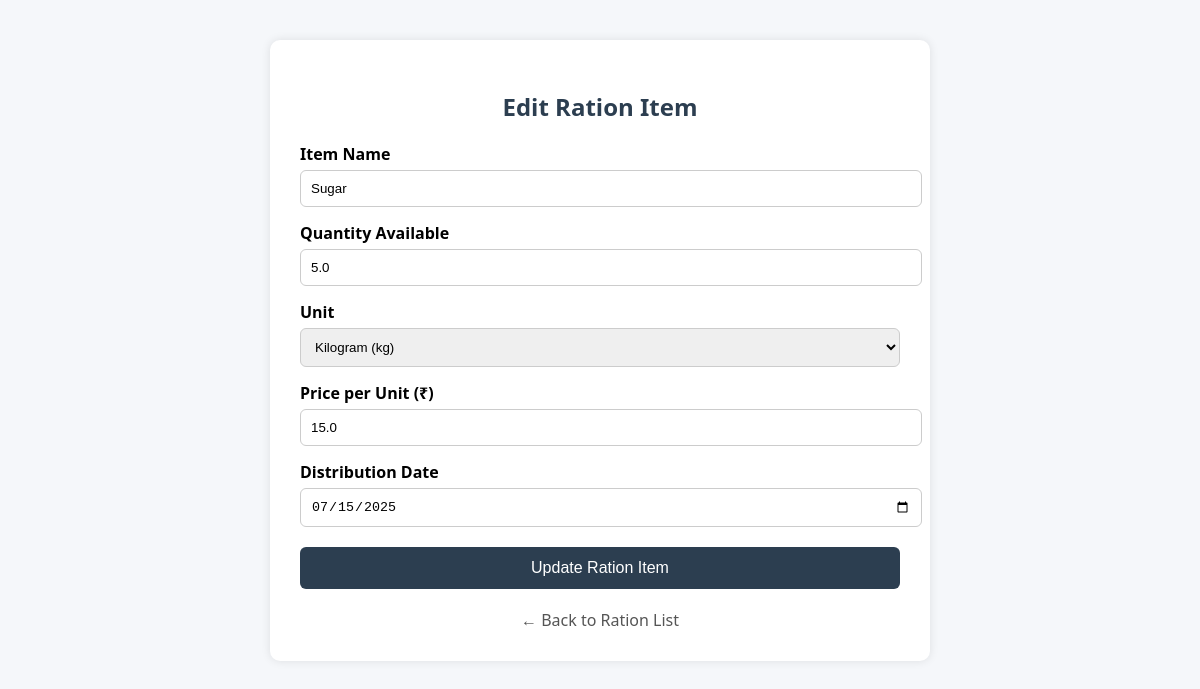
Page /edit_ration/3 on the committed database.
### app.py (models this page shows)
class RationItem(db.Model):
    id = db.Column(db.Integer, primary_key=True)
    item_name = db.Column(db.String(100))
    quantity_available = db.Column(db.Float)
    unit = db.Column(db.String(20))
    price_per_unit = db.Column(db.Float)
    distribution_date = db.Column(db.Date)

### app.py (the view, shortened to what this page needs)
@app.route('/edit_ration/<int:id>', methods=['GET', 'POST'])
def edit_ration(id):
    item = RationItem.query.get_or_404(id)
    return render_template('edit_ration.html', item=item)

### app.py (called while the page is built, shortened)
@app.before_request
def initialize():
    db.create_all()
    db.session.commit()

### templates/edit_ration.html (shortened to what this page needs)
<!DOCTYPE html>
<html lang="en">
<head>
</head>
<body>
  <div class="container">
    <h2>Edit Ration Item</h2>
    <form method="POST">
      <label for="item_name">Item Name</label>
      <input type="text" name="item_name" id="item_name" value="{{ item.item_name }}" required />
      <label for="quantity">Quantity Available</label>
      <input type="number" name="quantity" id="quantity" value="{{ item.quantity_available }}" step="0.01" required />
      <label for="unit">Unit</label>
      <select name="unit" id="unit" required>
        <option value="kg" {% if item.unit == 'kg' %}selected{% endif %}>Kilogram (kg)</option>
      </select>
      <label for="price_per_unit">Price per Unit (₹)</label>
      <input type="number" name="price_per_unit" id="price_per_unit" value="{{ item.price_per_unit }}" step="0.01" required />
      <label for="distribution_date">Distribution Date</label>
      <input type="date" name="distribution_date" id="distribution_date" value="{{ item.distribution_date.strftime('%Y-%m-%d') }}" required />
      <button type="submit">Update Ration Item</button>
    </form>
    <a href="{{ url_for('view_ration') }}" class="back">← Back to Ration List</a>
  </div>
</body>
</html>

### templates/edit_ration.html (style rules this page uses)
body { font-family: 'Segoe UI', sans-serif; background-color: #f5f7fa; margin: 0; padding: 0; }
.container { max-width: 600px; margin: 40px auto; background: #fff; padding: 30px; border-radius: 10px; box-shadow: 0 0 10px rgba(0,0,0,0.1); }
h2 { text-align: center; color: #2c3e50; }
form label { display: block; margin-top: 15px; font-weight: bold; }
input, select { width: 100%; padding: 10px; margin-top: 5px; border: 1px solid #ccc; border-radius: 6px; }
button { background-color: #2c3e50; color: white; padding: 12px; margin-top: 20px; border: none; border-radius: 6px; font-size: 16px; cursor: pointer; width: 100%; }
a.back { display: block; margin-top: 20px; text-align: center; text-decoration: none; color: #555; }

### rows in the picture
RationItem: item_name "Sugar", quantity "5.0", unit "Kilogram (kg)", price_per_unit "15.0", distribution_date "07/15/2025"
